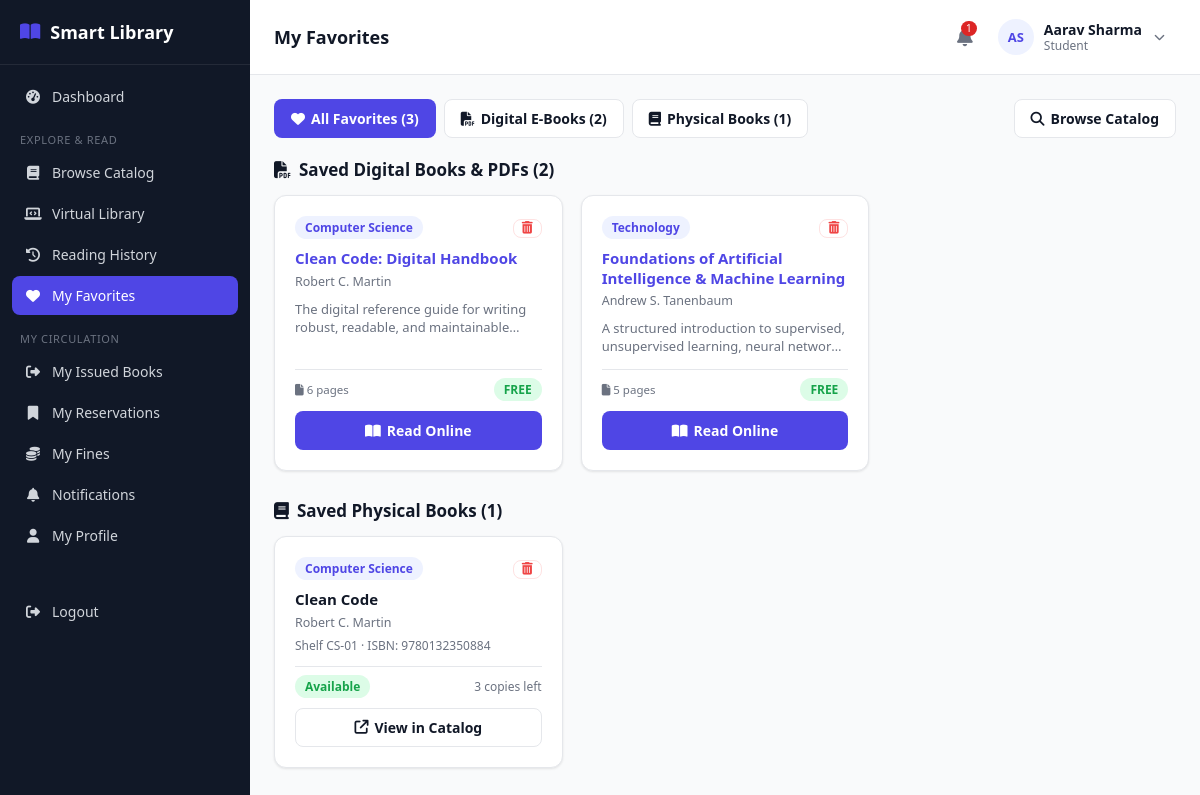
The app's page /student/favorites.php (signed in) with its own data.
### tables this page shows
CREATE TABLE favorites (
    id INT AUTO_INCREMENT PRIMARY KEY,
    student_id INT NOT NULL,
    book_id INT NULL,
    digital_book_id INT NULL,
    created_at TIMESTAMP DEFAULT CURRENT_TIMESTAMP,
    FOREIGN KEY (student_id) REFERENCES students(id) ON DELETE CASCADE,
    FOREIGN KEY (book_id) REFERENCES books(id) ON DELETE CASCADE,
    FOREIGN KEY (digital_book_id) REFERENCES digital_books(id) ON DELETE CASCADE,
    INDEX idx_fav_stu (student_id)
);

CREATE TABLE categories (
    id INT AUTO_INCREMENT PRIMARY KEY,
    name VARCHAR(100) NOT NULL UNIQUE,
    description VARCHAR(255) DEFAULT NULL
);

CREATE TABLE digital_books (
    id INT AUTO_INCREMENT PRIMARY KEY,
    book_id INT NULL,
    title VARCHAR(200) NOT NULL,
    author_id INT NULL,
    author_name VARCHAR(150) NULL,
    category_id INT NULL,
    publisher_id INT NULL,
    publication_year YEAR NULL,
    edition VARCHAR(30) DEFAULT '1st',
    language VARCHAR(40) DEFAULT 'English',
    pages INT DEFAULT 10,
    description TEXT NULL,
    cover_image VARCHAR(255) NULL,
    file_path VARCHAR(255) NOT NULL,
    file_format VARCHAR(20) NOT NULL DEFAULT 'PDF',
    file_size_kb INT DEFAULT 0,
    access_type ENUM('free','restricted','open_access') NOT NULL DEFAULT 'free',
    license_info VARCHAR(255) DEFAULT 'Open Educational Resource / Demonstration',
    view_count INT NOT NULL DEFAULT 0,
    read_count INT NOT NULL DEFAULT 0,
    status ENUM('active','inactive') NOT NULL DEFAULT 'active',
    created_at TIMESTAMP DEFAULT CURRENT_TIMESTAMP,
    updated_at TIMESTAMP DEFAULT CURRENT_TIMESTAMP ON UPDATE CURRENT_TIMESTAMP,
    FOREIGN KEY (book_id) REFERENCES books(id) ON DELETE SET NULL,
    FOREIGN KEY (author_id) REFERENCES authors(id) ON DELETE SET NULL,
    FOREIGN KEY (category_id) REFERENCES categories(id) ON DELETE SET NULL,
    FOREIGN KEY (publisher_id) REFERENCES publishers(id) ON DELETE SET NULL,
    INDEX idx_dtitle (title),
    INDEX idx_dcat (category_id),
    INDEX idx_dauthor (author_id),
    INDEX idx_dstatus (status)
);

CREATE TABLE books (
    id INT AUTO_INCREMENT PRIMARY KEY,
    isbn VARCHAR(30) NOT NULL UNIQUE,
    title VARCHAR(200) NOT NULL,
    author_id INT DEFAULT NULL,
    category_id INT DEFAULT NULL,
    publisher_id INT DEFAULT NULL,
    publication_year YEAR DEFAULT NULL,
    edition VARCHAR(30) DEFAULT NULL,
    language VARCHAR(40) DEFAULT 'English',
    pages INT DEFAULT NULL,
    price DECIMAL(10,2) DEFAULT 0.00,
    shelf_number VARCHAR(30) DEFAULT NULL,
    total_copies INT NOT NULL DEFAULT 1,
    available_copies INT NOT NULL DEFAULT 1,
    description TEXT DEFAULT NULL,
    image VARCHAR(255) DEFAULT NULL,
    status ENUM('active','inactive') NOT NULL DEFAULT 'active',
    created_at TIMESTAMP DEFAULT CURRENT_TIMESTAMP,
    updated_at TIMESTAMP DEFAULT CURRENT_TIMESTAMP ON UPDATE CURRENT_TIMESTAMP,
    FOREIGN KEY (author_id) REFERENCES authors(id) ON DELETE SET NULL,
    FOREIGN KEY (category_id) REFERENCES categories(id) ON DELETE SET NULL,
    FOREIGN KEY (publisher_id) REFERENCES publishers(id) ON DELETE SET NULL,
    INDEX idx_title (title),
    INDEX idx_isbn (isbn)
);

CREATE TABLE authors (
    id INT AUTO_INCREMENT PRIMARY KEY,
    name VARCHAR(150) NOT NULL,
    bio TEXT DEFAULT NULL
);

### student/favorites.php (the view, shortened to what this page needs)
<?php
require_once __DIR__ . '/../includes/functions.php';
require_once __DIR__ . '/../includes/auth-check.php';
$stu = $pdo->prepare("SELECT id FROM students WHERE user_id = ?");
$stu->execute([$_SESSION['user_id']]);
$studentId = (int)$stu->fetchColumn();
$stmtDig = $pdo->prepare("
    SELECT f.id AS fav_id, f.created_at AS fav_date, db.*,
           c.name AS category_name, COALESCE(a.name, db.author_name) AS author_name
    FROM favorites f
    JOIN digital_books db ON db.id = f.digital_book_id
    LEFT JOIN categories c ON c.id = db.category_id
    LEFT JOIN authors a ON a.id = db.author_id
    WHERE f.student_id = ?
    ORDER BY f.created_at DESC
");
$stmtDig->execute([$studentId]);
$digitalFavs = $stmtDig->fetchAll();
$stmtPhys = $pdo->prepare("
    SELECT f.id AS fav_id, f.created_at AS fav_date, b.*,
           c.name AS category_name, a.name AS author_name
    FROM favorites f
    JOIN books b ON b.id = f.book_id
    LEFT JOIN categories c ON c.id = b.category_id
    LEFT JOIN authors a ON a.id = b.author_id
    WHERE f.student_id = ?
    ORDER BY f.created_at DESC
");
$stmtPhys->execute([$studentId]);
$physicalFavs = $stmtPhys->fetchAll();
$tab = $_GET['tab'] ?? 'all';
include __DIR__ . '/../includes/header.php';
?>
<div class="flex justify-between items-center" style="margin-bottom:20px;">
    <div class="flex gap-2">
        <a href="favorites.php?tab=all" class="btn <?= $tab === 'all' ? 'btn-primary' : 'btn-outline' ?>">
            <i class="fa-solid fa-heart"></i> All Favorites (<?= count($digitalFavs) + count($physicalFavs) ?>)
        </a>
        <a href="favorites.php?tab=digital" class="btn <?= $tab === 'digital' ? 'btn-primary' : 'btn-outline' ?>">
            <i class="fa-solid fa-file-pdf"></i> Digital E-Books (<?= count($digitalFavs) ?>)
        </a>
        <a href="favorites.php?tab=physical" class="btn <?= $tab === 'physical' ? 'btn-primary' : 'btn-outline' ?>">
            <i class="fa-solid fa-book"></i> Physical Books (<?= count($physicalFavs) ?>)
        </a>
    </div>
    <a href="virtual-library.php" class="btn btn-outline"><i class="fa-solid fa-magnifying-glass"></i> Browse Catalog</a>
</div>
<?php if (($tab === 'all' || $tab === 'digital') && !empty($digitalFavs)): ?>
<div style="margin-bottom:28px;">
    <h3 style="font-size:17px; margin-bottom:14px; display:flex; align-items:center; gap:8px;">
        <i class="fa-solid fa-file-pdf text-primary"></i> Saved Digital Books & PDFs (<?= count($digitalFavs) ?>)
    </h3>
    <div class="grid grid-3">
        <?php foreach ($digitalFavs as $b): ?>
            <div class="card" style="display:flex; flex-direction:column; justify-content:space-between;">
                <div>
                    <div class="flex justify-between items-start" style="margin-bottom:10px;">
                        <span class="badge badge-blue"><?= e($b['category_name'] ?: 'General') ?></span>
                        <form method="POST" style="margin:0;">
                            <button type="submit" class="btn btn-sm btn-outline" title="Remove from favorites" style="padding:2px 8px; color:#ef4444; border-color:#fee2e2;">
                                <i class="fa-solid fa-trash-can"></i>
                            </button>
                        </form>
                    </div>
                    <strong style="font-size:15px; display:block; margin-bottom:4px; line-height:1.3;">
                        <a href="read-book.php?id=<?= $b['id'] ?>"><?= e($b['title']) ?></a>
                    </strong>
                    <div class="text-muted" style="font-size:12.5px; margin-bottom:10px;"><?= e($b['author_name']) ?></div>
                    <p class="text-muted" style="font-size:13px; line-height:1.4; margin:0 0 14px 0; overflow:hidden; text-overflow:ellipsis; display:-webkit-box; -webkit-line-clamp:2; -webkit-box-orient:vertical;">
                        <?= e($b['description'] ?: 'Digital book resource.') ?>
                    </p>
                </div>
                <div>
                    <div class="flex justify-between items-center text-muted" style="font-size:11.5px; margin-bottom:10px; border-top:1px solid var(--border); padding-top:8px;">
                        <span><i class="fa-solid fa-file"></i> <?= (int)$b['pages'] ?> pages</span>
                        <span><span class="badge badge-green"><?= strtoupper(e($b['access_type'])) ?></span></span>
                    </div>
                    <a href="read-book.php?id=<?= $b['id'] ?>" class="btn btn-primary" style="width:100%; justify-content:center;">
                        <i class="fa-solid fa-book-open"></i> Read Online
                    </a>
                </div>
            </div>
        <?php endforeach; ?>
    </div>
</div>
<?php endif; ?>
<?php if (($tab === 'all' || $tab === 'physical') && !empty($physicalFavs)): ?>
<div style="margin-bottom:28px;">
    <h3 style="font-size:17px; margin-bottom:14px; display:flex; align-items:center; gap:8px;">
        <i class="fa-solid fa-book text-primary"></i> Saved Physical Books (<?= count($physicalFavs) ?>)
    </h3>
    <div class="grid grid-3">
        <?php foreach ($physicalFavs as $b): ?>
            <div class="card" style="display:flex; flex-direction:column; justify-content:space-between;">
                <div>
                    <div class="flex justify-between items-start" style="margin-bottom:10px;">
                        <span class="badge badge-blue"><?= e($b['category_name'] ?: 'General') ?></span>
                        <form method="POST" style="margin:0;">
                            <button type="submit" class="btn btn-sm btn-outline" title="Remove from favorites" style="padding:2px 8px; color:#ef4444; border-color:#fee2e2;">
                                <i class="fa-solid fa-trash-can"></i>
                            </button>
                        </form>
                    </div>
                    <strong style="font-size:15px; display:block; margin-bottom:4px; line-height:1.3;"><?= e($b['title']) ?></strong>
                    <div class="text-muted" style="font-size:12.5px; margin-bottom:6px;"><?= e($b['author_name']) ?></div>
                    <div class="text-muted" style="font-size:12px; margin-bottom:12px;">Shelf <?= e($b['shelf_number']) ?> &middot; ISBN: <?= e($b['isbn']) ?></div>
                </div>
                <div>
                    <div class="flex justify-between items-center" style="margin-bottom:10px; border-top:1px solid var(--border); padding-top:8px;">
                        <?= statusBadge($b['available_copies'] > 0 ? 'available' : 'issued') ?>
                        <span class="text-muted" style="font-size:12px;"><?= (int)$b['available_copies'] ?> copies left</span>
                    </div>
                    <a href="books.php?q=<?= urlencode($b['title']) ?>" class="btn btn-outline" style="width:100%; justify-content:center;">
                        <i class="fa-solid fa-arrow-up-right-from-square"></i> View in Catalog
                    </a>
                </div>
            </div>
        <?php endforeach; ?>
    </div>
</div>
<?php endif; ?>
<?php include __DIR__ . '/../includes/footer.php'; ?>

### includes/functions.php (shortened to what this page needs)
<?php
function e($value) {
    return htmlspecialchars($value ?? '', ENT_QUOTES, 'UTF-8');
}
function statusBadge($status) {
    $colors = [
        'active' => 'badge-green', 'available' => 'badge-green', 'paid' => 'badge-green',
        'returned' => 'badge-green', 'completed' => 'badge-green', 'approved' => 'badge-green', 'ready' => 'badge-green',
        'issued' => 'badge-blue', 'pending' => 'badge-yellow',
        'overdue' => 'badge-red', 'inactive' => 'badge-gray', 'cancelled' => 'badge-gray',
        'expired' => 'badge-gray', 'lost' => 'badge-red', 'damaged' => 'badge-red', 'waived' => 'badge-gray',
    ];
    $class = $colors[$status] ?? 'badge-gray';
    return '<span class="badge ' . $class . '">' . e(ucfirst($status)) . '</span>';
}

### assets/css/style.css (style rules this page uses)
:root { --primary: #4f46e5; --primary-dark: #4338ca; --primary-light: #eef2ff; --success: #16a34a; --success-light: #dcfce7; --warning: #ca8a04; --warning-light: #fef9c3; --danger: #dc2626; --danger-light: #fee2e2; --gray: #6b7280; --gray-light: #f3f4f6; --border: #e5e7eb; --text: #111827; --text-muted: #6b7280; --bg: #f9fafb; --white: #ffffff; --sidebar-w: 250px; --radius: 12px; --shadow: 0 1px 3px rgba(0,0,0,0.06), 0 1px 2px rgba(0,0,0,0.04); }
* { box-sizing: border-box; }
body { margin: 0; font-family: 'Segoe UI', system-ui, -apple-system, Roboto, sans-serif; background: var(--bg); color: var(--text); font-size: 15px; }
a { color: var(--primary); text-decoration: none; }
.grid { display: grid; gap: 18px; }
.grid-3 { grid-template-columns: repeat(3, 1fr); }
.card { background: var(--white); border: 1px solid var(--border); border-radius: var(--radius); box-shadow: var(--shadow); padding: 20px; }
.btn { display: inline-flex; align-items: center; gap: 6px; padding: 9px 16px; border-radius: 8px; border: 1px solid transparent; font-size: 14px; font-weight: 600; cursor: pointer; text-decoration: none; }
.btn-primary { background: var(--primary); color: #fff; }
.btn-outline { background: #fff; border-color: var(--border); color: var(--text); }
.btn-sm { padding: 5px 10px; font-size: 12.5px; }
.badge { padding: 3px 10px; border-radius: 999px; font-size: 12px; font-weight: 700; display: inline-block; }
.badge-green { background: var(--success-light); color: var(--success); }
.badge-blue { background: var(--primary-light); color: var(--primary); }
.text-muted { color: var(--text-muted); }
.flex { display: flex; }
.gap-2 { gap: 8px; }
.items-center { align-items: center; }
.justify-between { justify-content: space-between; }

### records on screen
favorites: categories.name "Computer Science", digital_book.title "Clean Code: Digital Handbook", author_name "Robert C. Martin", digital_book.description "The digital reference guide for writing robust, readable, and…", digital_book.pages "6", digital_book.access_type "FREE"
favorites: categories.name "Technology", digital_book.title "Foundations of Artificial Intelligence & Machine Learning", author_name "Andrew S. Tanenbaum", digital_book.description "A structured introduction to supervised, unsupervised learning, neural…", digital_book.pages "5", digital_book.access_type "FREE"
favorites: categories.name "Computer Science", book.title "Clean Code", authors.name "Robert C. Martin", book.shelf_number "CS-01", book.isbn "9780132350884", book.available_copies "3"

### other values on screen
$label "Dashboard"
$item['_section'] "EXPLORE & READ"
$label "Browse Catalog"
$label "Virtual Library"
$label "Reading History"
$label "My Favorites"
$item['_section'] "MY CIRCULATION"
$label "My Issued Books"
$label "My Reservations"
$label "My Fines"
$label "Notifications"
$label "My Profile"
$pageTitle "My Favorites"
$unreadCount "1"
$initials "AS"
